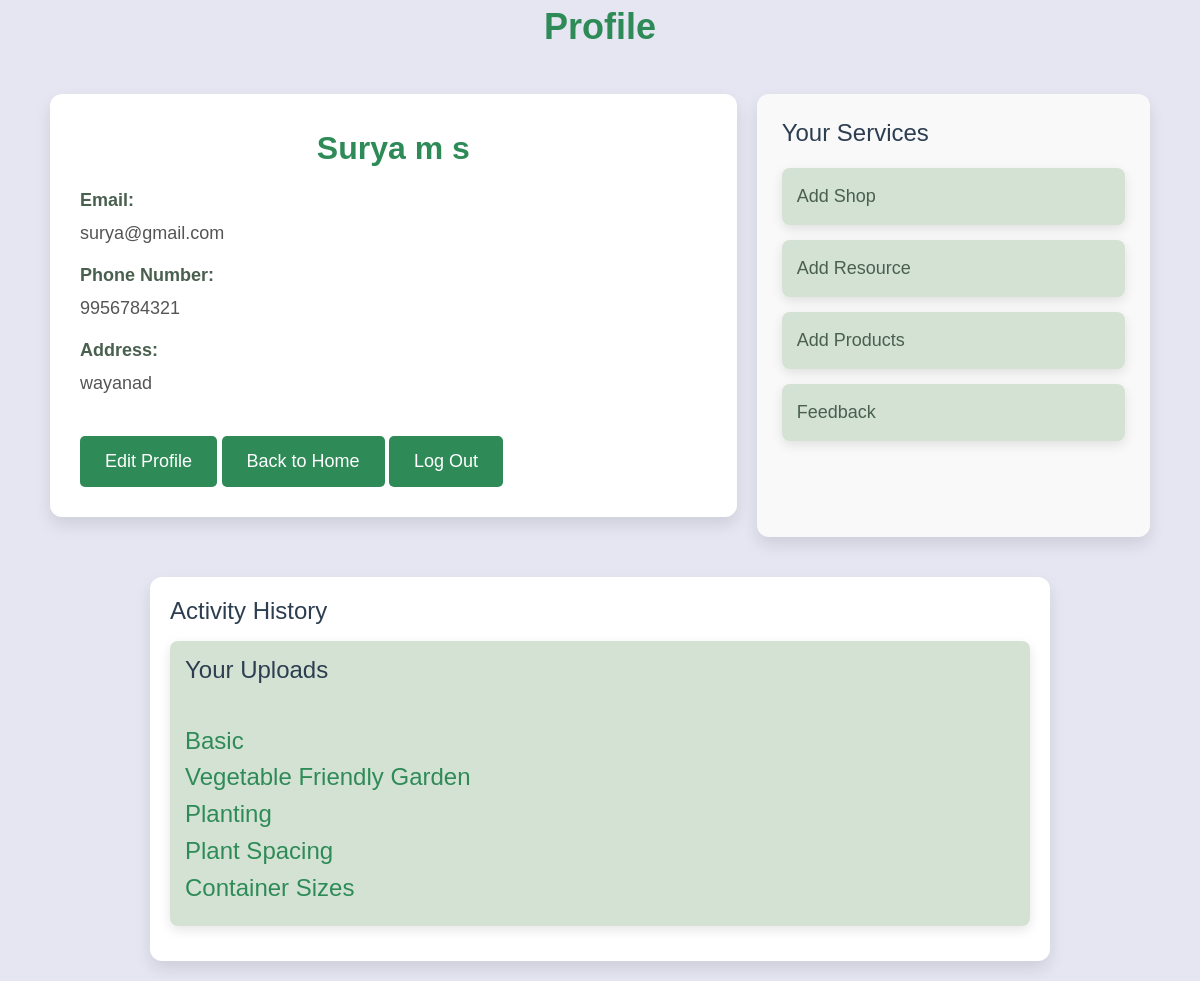
Page /profProfile/ (signed in) on the earlier database version.
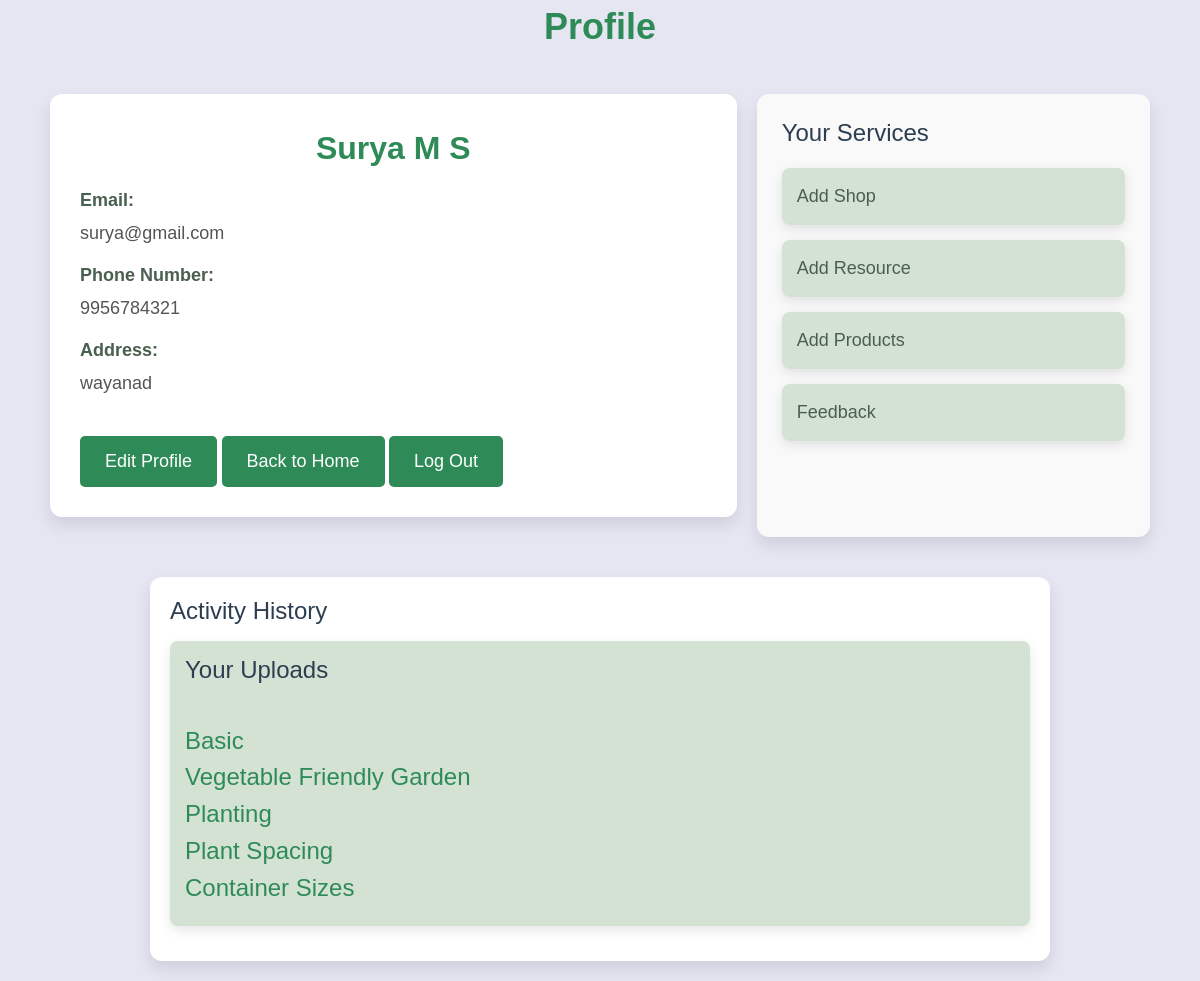
Same page on the later database version.
### garden_app/models.py (models this page shows)
class prof_reg(models.Model):
    STATUS=(
        ('applied','Applied'),
        ('approved','Approved'),
        ('rejected','Rejected'),
    )
    fname=models.CharField(max_length=100)
    lname=models.CharField(max_length=100)
    em=models.EmailField(unique=True,max_length=100)
    phno = models.CharField(max_length=10)
    passw = models.CharField(max_length=100)
    confirm_pass=models.CharField(max_length=100)
    add=models.CharField(max_length=100)
    status=models.CharField(max_length=20,choices=STATUS,default='applied')
    def __str__(self):
        return self.fname

### garden_app/views.py (the view)
# urls.py: path('profProfile/',views.profProfile,name="profProfile"),
def profProfile(request):
    em=request.session['email']
    pr = prof_reg.objects.get(em=em)
    up_vdo = resource.objects.filter(name=pr)  # 'name' it's the ForeignKey field
    if pr:
        prof_info = {
            'fname':pr.fname,
            'lname':pr.lname,
            'add':pr.add,
            'phno':pr.phno,
            'em':pr.em,
            'passw':pr.passw,
            'confirm_pass':pr.confirm_pass,
            'up_vdo':up_vdo,
        }
        return render(request,'profProfile.html',prof_info)
    else:
        return render(request,'profProfile.html')

### garden_app/templates/profProfile.html (shortened to what this page needs)
{% load static %}
<!DOCTYPE html>
<html lang="en">
<head>
    <link href="https://cdn.jsdelivr.net/npm/bootstrap@5.3.0/dist/css/bootstrap.min.css" rel="stylesheet">
</head>
<body class="bg-gray-100 p-6">
    <div class="profile-heading">
        Profile
    </div>
    <div class="container">
        <div class="profile-header">
            <div class="profile-info">
                <div class="text-center">
                    <div class="profile-name">{{ fname }} {{ lname }}</div>
                </div>
                <div class="profile-info-item">
                    <label>Email:</label>
                    <span>{{ em }}</span>
                </div>
                <div class="profile-info-item">
                    <label>Phone Number:</label>
                    <span>{{ phno }}</span>
                </div>
                <div class="profile-info-item">
                    <label>Address:</label>
                    <span>{{ add }}</span>
                </div>
                <div class="mt-4">
                    <a href="/update_pro/" class="footer-link">Edit Profile</a>
                    <a href="/profhome/" class="footer-link">Back to Home</a>
                    <a class="footer-link" href="/prof_logout/">Log Out</a>
                </div>
            </div>
        </div>
        <div class="sidebar">
            <h3>Your Services</h3>
            <div class="sidebar-item"><a href="/addshop/">Add Shop</a></div>
            <div class="sidebar-item"><a href="/vdo/">Add Resource</a></div>
            <div class="sidebar-item"><a href="/add_products/">Add Products</a></div>
            <div class="sidebar-item"><a href="/feedrate/">Feedback</a></div>
        </div>
    </div>
    <div class="activity-container">
        <h3>Activity History</h3>
        <div class="sidebar-item">
            <h3>Your Uploads</h3><br>
            {% if up_vdo %}
                {% for resource in up_vdo %}
                    <div class="resource-card">
                        <h4 class="resource-title">{{ resource.title }}</h4>
                    </div>
                {% endfor %}
            {% else %}
                <p>No resources uploaded yet.</p>
            {% endif %}
        </div>
    </div>
</body>
</html>

Differences in the rows shown:
changed prof_reg "Surya": lname "m s" → "M S"
